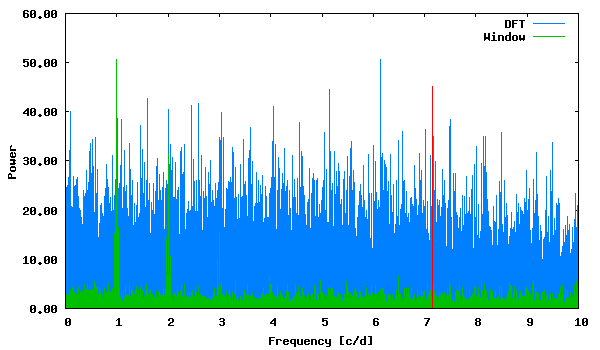

This chart was generated by the following gnuplot code:
set term png size 600,350 medium
set colors classic
set output "phase_lc_12.deeming.png"
set xlabel "Frequency [c/d]"
set ylabel "Power"
set format y "%5.2f"
plot "deeming.periodogram" using 1:2 with lines linecolor 3 title "DFT", "deeming.periodogram" using 1:3 with lines linecolor 2 title "Window", "<echo '7.152582 45.23092295'" with impulses linecolor 1 title ""
 
